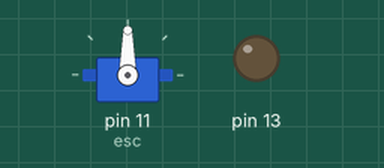
This sketch was run on a simulated Arduino Uno, built with avr-gcc and run on an emulated ATmega328P. Parts: servo, output pins drawn as LEDs (lit = HIGH).

Above: at 0.1 s.
At 10.1 s:
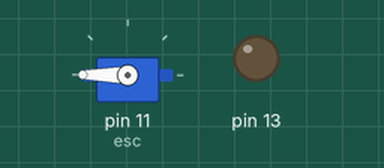
At 15.1 s:
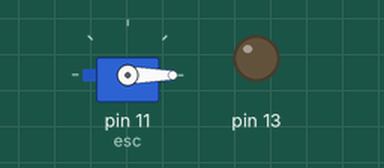
At 25.1 s:
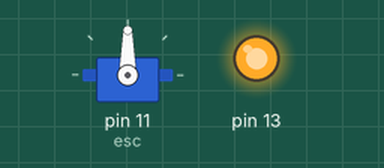
Timing chart, 0 to 26.6 s (numbered marks = the images above):
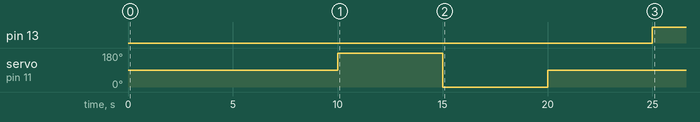

Measured:
- by itself, pin 13: LOW → HIGH at 25.0 s

The sketch:

Calibration.ino
```cpp
#include <Servo.h> //define the servo library
Servo esc; //define that esc is a servo

void setup() {
esc.attach(11);
pinMode(13,OUTPUT);
//******Vehicle Calibration******//
esc.write(90);  delay(10000); // Start during neutral
esc.write(180); delay(5000);  // Set the high limit
esc.write(0);   delay(5000);  // Set the low limit
esc.write(90);  delay(5000);  // Set neutral value
}

void loop() {
  digitalWrite(13,HIGH); // Calibration Over
  delay(1000);
  }
```
